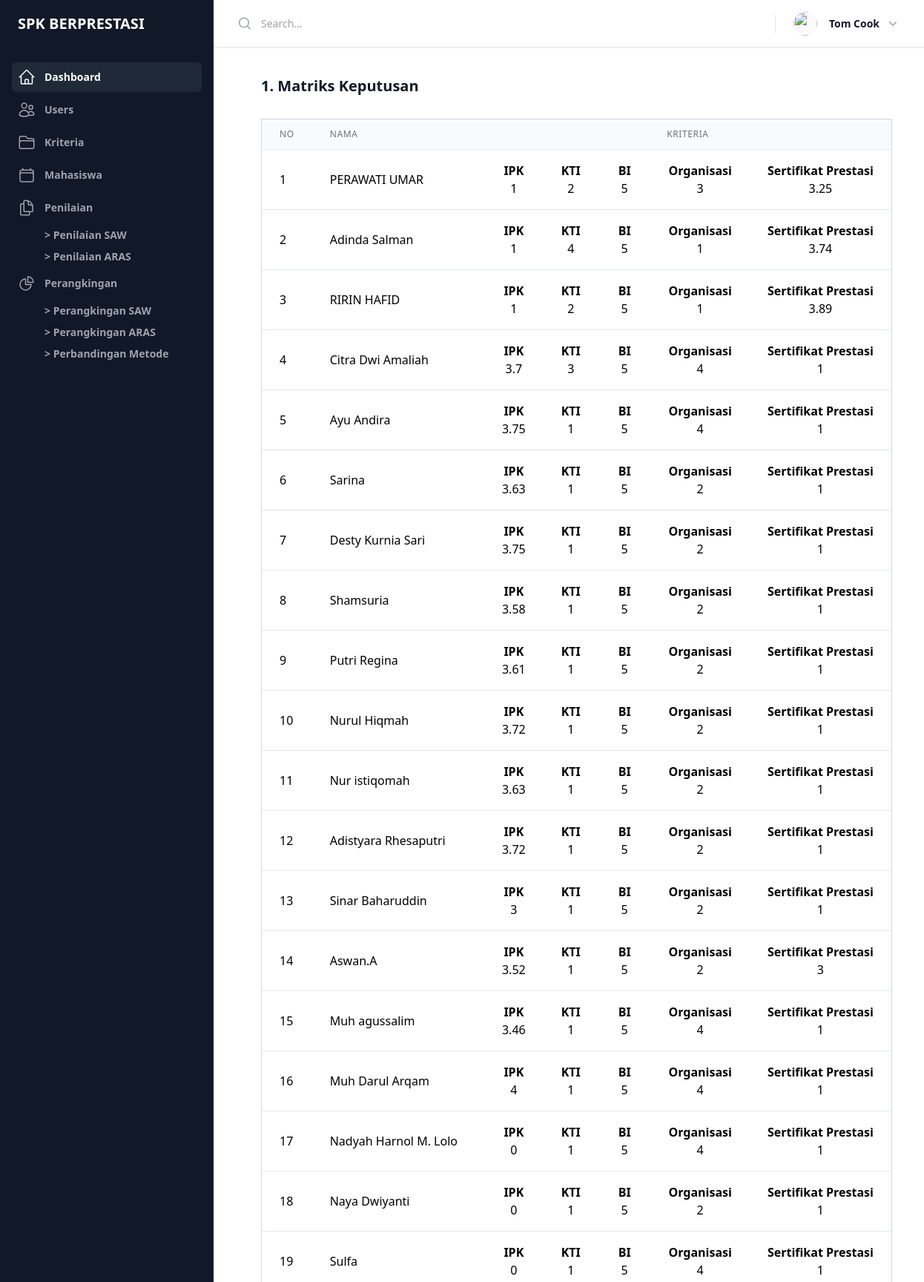
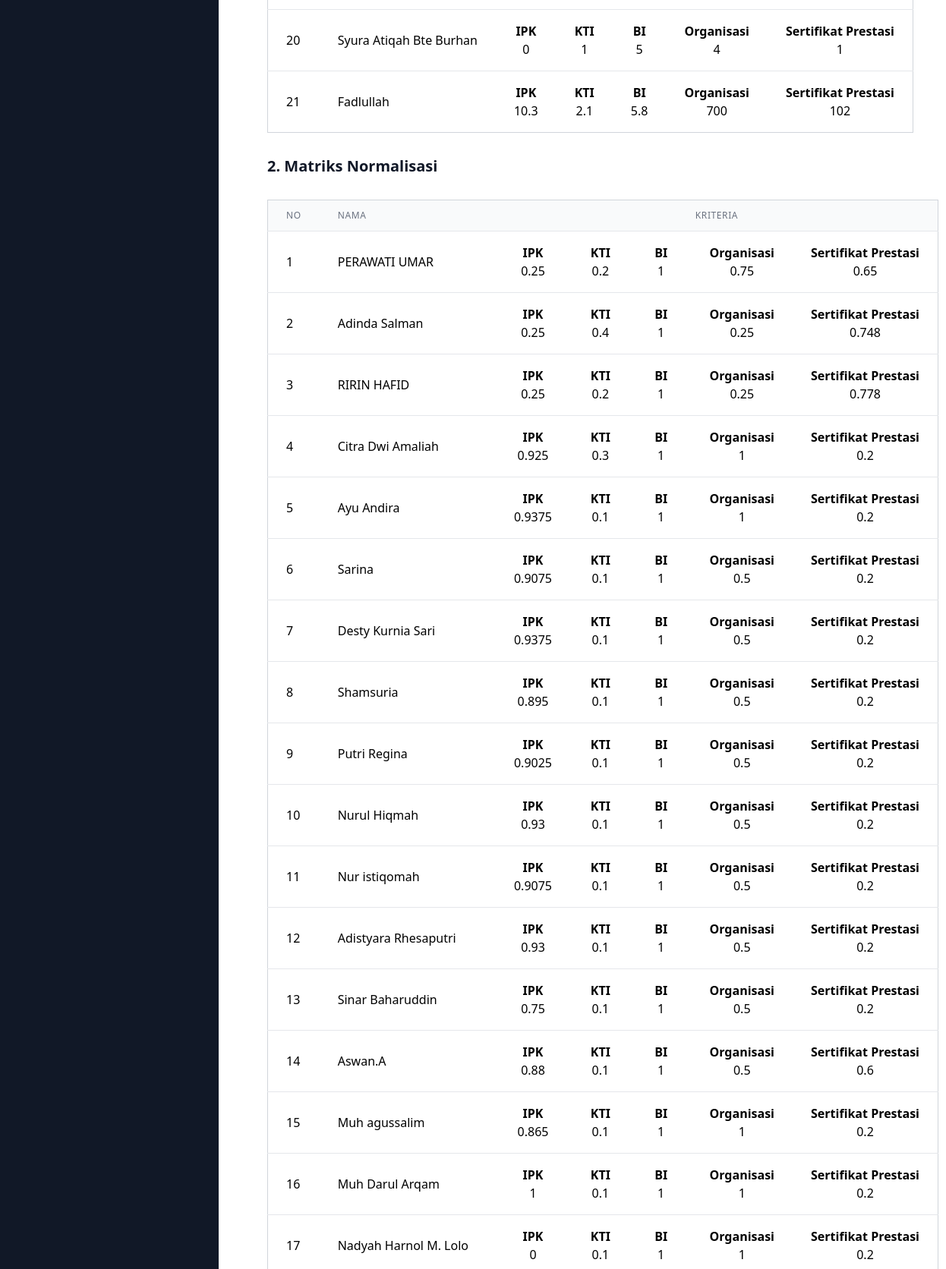
/index.php?page=perangkingan_saw (signed in, upper part), run on the app's committed database (2 pictures, top to bottom).
### tables this page shows
CREATE TABLE `perangkingan` (
  `iddaftar` smallint(5) UNSIGNED NOT NULL,
  `idk` tinyint(3) UNSIGNED NOT NULL,
  `value` float NOT NULL
);

CREATE TABLE `kriteria` (
  `idk` tinyint(4) NOT NULL,
  `metode` enum('SAW','ARAS') NOT NULL,
  `nama_k` varchar(100) NOT NULL,
  `jenis_k` set('benefit','cost') DEFAULT NULL,
  `bobot` float NOT NULL,
  `nilai_min` decimal(10,2) NOT NULL,
  `nilai_max` decimal(10,2) NOT NULL
);

### zmetode/perangkingan_saw.php (the view, shortened to what this page needs)
<?php
$u = 1;
$iu = 1;
$alternatives = array();
$sql_alternatives = 'SELECT * FROM pendaftaran';
$data_alternatives = $conn->query($sql_alternatives);
while ($row_alternatives = $data_alternatives->fetch_object()) {
    $alternatives[$row_alternatives->iddaftar] = $row_alternatives->name;
}
?>
<?php
$criteria_data = array();
$sql_criteria = 'SELECT * FROM kriteria WHERE metode = "SAW"';
$data_criteria = $conn->query($sql_criteria);
while ($row_criteria = $data_criteria->fetch_object()) {
    $criteria_data[$row_criteria->idk] = array($row_criteria->nama_k, $row_criteria->jenis_k);
}
?>
<?php
$decision_matrix = array();
$sql_decision_matrix = 'SELECT perangkingan.*, kriteria.nama_k FROM perangkingan
                       JOIN kriteria ON perangkingan.idk = kriteria.idk
                       WHERE perangkingan.idk IN (SELECT idk FROM kriteria WHERE metode = "SAW")';
$data_decision_matrix = $conn->query($sql_decision_matrix);
$min_values = array();
$max_values = array();
$sql_kriteria_values = 'SELECT idk, MIN(nilai_min) AS nilai_min, MAX(nilai_max) AS nilai_max FROM kriteria WHERE metode = "SAW" GROUP BY idk';
$data_kriteria_values = $conn->query($sql_kriteria_values);
while ($row_kriteria_values = $data_kriteria_values->fetch_object()) {
    $min_values[$row_kriteria_values->idk] = $row_kriteria_values->nilai_min;
    $max_values[$row_kriteria_values->idk] = $row_kriteria_values->nilai_max;
}
while ($row_decision_matrix = $data_decision_matrix->fetch_object()) {
    $j = $row_decision_matrix->idk;
    $v = $row_decision_matrix->value;
    $decision_matrix[$row_decision_matrix->iddaftar][$j] = array(
        'value' => $v,
        'nama_k' => $row_decision_matrix->nama_k
    );
}
?>
<div class="px-4 sm:px-6 lg:px-8">
    <div class="sm:flex sm:items-center">
        <div class="sm:flex-auto">
            <h1 class="font-bold text-xl leading-6 text-gray-900">1. Matriks Keputusan</h1>
        </div>
    </div>
    <table class="mt-8 min-w-full divide-y divide-gray-200 border border-gray-300">
        <thead class="bg-gray-50">
            <tr>
                <th class="px-6 py-3 text-left text-xs font-medium text-gray-500 uppercase tracking-wider">NO</th>
                <th class="px-6 py-3 text-left text-xs font-medium text-gray-500 uppercase tracking-wider">Nama</th>
                <th class="px-6 py-3 text-center text-xs font-medium text-gray-500 uppercase tracking-wider" colspan="<?php echo count($criteria_data); ?>">Kriteria</th>
            </tr>
        </thead>
        <tbody class="bg-white divide-y divide-gray-200">
            <?php foreach ($decision_matrix as $iddaftar => $criteria_values) : ?>
                <tr>
                    <td class="px-6 py-4 whitespace-nowrap"><?php echo $u++ ?></td>
                    <td class="px-6 py-4 whitespace-nowrap"><?= $alternatives[$iddaftar] ?></td>
                    <?php foreach ($criteria_values as $data) : ?>
                        <td class="px-6 py-4 whitespace-nowrap text-center">
                            <b><?= $data['nama_k'] ?></b>
                            <br>
                            <?= $data['value'] ?>
                        </td>
                    <?php endforeach; ?>
                </tr>
            <?php endforeach; ?>
        </tbody>
    </table>
</div>
<?php
$normalized_matrix = array();
foreach ($decision_matrix as $i => $x_i) {
    $normalized_matrix[$i] = array();
    foreach ($x_i as $j => $x_ij) {
        if ($criteria_data[$j][1] == 'cost') {
            $normalized_matrix[$i][$j] = $min_values[$j] / $x_ij['value'];
        } else {
            $normalized_matrix[$i][$j] = $x_ij['value'] / $max_values[$j];
        }
    }
}
?>
<div class="px-4 sm:px-6 lg:px-8 mt-8">
    <div class="sm:flex sm:items-center">
        <div class="sm:flex-auto">
            <h1 class="font-bold text-xl leading-6 text-gray-900">2. Matriks Normalisasi</h1>
        </div>
    </div>
    <table class="mt-8 min-w-full divide-y divide-gray-200 border border-gray-300">
        <thead class="bg-gray-50">
            <tr>
                <th class="px-6 py-3 text-left text-xs font-medium text-gray-500 uppercase tracking-wider">NO</th>
                <th class="px-6 py-3 text-left text-xs font-medium text-gray-500 uppercase tracking-wider">Nama</th>
                <th class="px-6 py-3 text-center text-xs font-medium text-gray-500 uppercase tracking-wider" colspan="<?php echo count($criteria_data); ?>">Kriteria</th>
            </tr>
        </thead>
        <tbody class="bg-white divide-y divide-gray-200">
            <?php foreach ($normalized_matrix as $i => $normalized_values) : ?>
                <tr>
                    <td class="px-6 py-4 whitespace-nowrap"><?php echo $iu++ ?></td>
                    <td class="px-6 py-4 whitespace-nowrap"><?= $alternatives[$i] ?></td>
                    <?php foreach ($normalized_values as $j => $normalized_value) : ?>
                        <td class="px-6 py-4 whitespace-nowrap text-center">
                            <b><?= $criteria_data[$j][0] ?></b>
                            <br>
                            <?= $normalized_value ?>
                        </td>
                    <?php endforeach; ?>
                </tr>
            <?php endforeach; ?>
        </tbody>
    </table>
</div>

### src/style.css (style rules this page uses)
html, :host { line-height: 1.5; -webkit-text-size-adjust: 100%; -moz-tab-size: 4; -o-tab-size: 4; tab-size: 4; font-family: ui-sans-serif, system-ui, sans-serif, "Apple Color Emoji", "Segoe UI Emoji", "Segoe UI Symbol", "Noto Color Emoji"; font-feature-settings: normal; font-variation-settings: normal; -webkit-tap-highlight-color: transparent; }
body { margin: 0; line-height: inherit; }
h1, h2, h3, h4, h5, h6 { font-size: inherit; font-weight: inherit; }
b, strong { font-weight: bolder; }
table { text-indent: 0; border-color: inherit; border-collapse: collapse; }
blockquote, dl, dd, h1, h2, h3, h4, h5, h6, hr, figure, p, pre { margin: 0; }
.mt-8 { margin-top: 2rem; }
.min-w-full { min-width: 100%; }
.divide-y > :not([hidden]) ~ :not([hidden]) { --tw-divide-y-reverse: 0; border-top-width: calc(1px * calc(1 - var(--tw-divide-y-reverse))); border-bottom-width: calc(1px * var(--tw-divide-y-reverse)); }
.divide-gray-200 > :not([hidden]) ~ :not([hidden]) { --tw-divide-opacity: 1; border-color: rgb(229 231 235 / var(--tw-divide-opacity)); }
.whitespace-nowrap { white-space: nowrap; }
.border { border-width: 1px; }
.border-gray-300 { --tw-border-opacity: 1; border-color: rgb(209 213 219 / var(--tw-border-opacity)); }
.bg-gray-50 { --tw-bg-opacity: 1; background-color: rgb(249 250 251 / var(--tw-bg-opacity)); }
.bg-white { --tw-bg-opacity: 1; background-color: rgb(255 255 255 / var(--tw-bg-opacity)); }
.px-4 { padding-left: 1rem; padding-right: 1rem; }
.px-6 { padding-left: 1.5rem; padding-right: 1.5rem; }
.py-3 { padding-top: 0.75rem; padding-bottom: 0.75rem; }
.py-4 { padding-top: 1rem; padding-bottom: 1rem; }
.text-left { text-align: left; }
.text-center { text-align: center; }
.text-xl { font-size: 1.25rem; line-height: 1.75rem; }
.text-xs { font-size: 0.75rem; line-height: 1rem; }
.font-bold { font-weight: 700; }
.font-medium { font-weight: 500; }
.uppercase { text-transform: uppercase; }
.leading-6 { line-height: 1.5rem; }
.tracking-wider { letter-spacing: 0.05em; }
.text-gray-500 { --tw-text-opacity: 1; color: rgb(107 114 128 / var(--tw-text-opacity)); }
.text-gray-900 { --tw-text-opacity: 1; color: rgb(17 24 39 / var(--tw-text-opacity)); }
@media (min-width: 640px) { .sm\:flex { display: flex; } }
@media (min-width: 640px) { .sm\:flex-auto { flex: 1 1 auto; } }
@media (min-width: 640px) { .sm\:items-center { align-items: center; } }
@media (min-width: 640px) { .sm\:px-6 { padding-left: 1.5rem; padding-right: 1.5rem; } }
@media (min-width: 1024px) { .lg\:px-8 { padding-left: 2rem; padding-right: 2rem; } }

### data on the page
perangkingan: kriteria.nama_k "Organisasi", value "3"
perangkingan: kriteria.nama_k "Sertifikat Prestasi", value "3.25"
perangkingan: kriteria.nama_k "Sertifikat Prestasi", value "3.74"
perangkingan: kriteria.nama_k "Sertifikat Prestasi", value "3.89"
perangkingan: kriteria.nama_k "IPK", value "3.7"
perangkingan: kriteria.nama_k "IPK", value "3.58"
perangkingan: kriteria.nama_k "IPK", value "3.61"
perangkingan: kriteria.nama_k "IPK", value "3.52"
perangkingan: kriteria.nama_k "IPK", value "3.46"
perangkingan: kriteria.nama_k "IPK", value "10.3"
perangkingan: kriteria.nama_k "KTI", value "2.1"
perangkingan: kriteria.nama_k "Organisasi", value "700"
perangkingan: kriteria.nama_k "Sertifikat Prestasi", value "102"
kriteria: nama_k "IPK"
kriteria: nama_k "KTI"
kriteria: nama_k "BI"
kriteria: nama_k "Organisasi"
kriteria: nama_k "Sertifikat Prestasi"

### other printed values
$alternatives[$iddaftar] "PERAWATI UMAR"
$data['nama_k'] "IPK"
$data['value'] "1"
$data['nama_k'] "KTI"
$data['value'] "2"
$data['nama_k'] "BI"
$data['value'] "5"
$alternatives[$iddaftar] "Adinda Salman"
$data['value'] "4"
$data['nama_k'] "Organisasi"
$alternatives[$iddaftar] "RIRIN HAFID"
$alternatives[$iddaftar] "Citra Dwi Amaliah"
$data['value'] "3"
$data['nama_k'] "Sertifikat Prestasi"
$alternatives[$iddaftar] "Ayu Andira"
